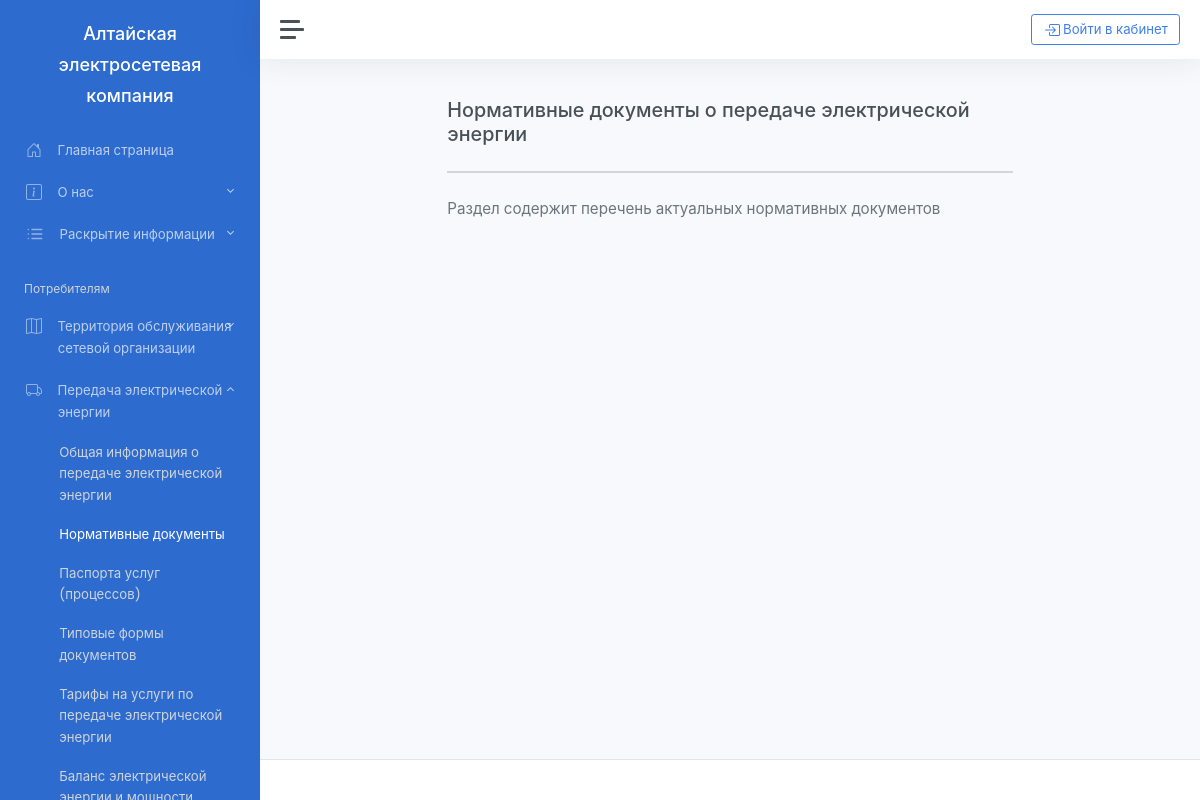
The page /potrebitelyam/peredacha_elektricheskoj_energii/normativnye_dokumenty on the database its author committed.
### main/models.py (models this page shows, shortened)
class Content(models.Model):
    name = models.CharField("Название", max_length=250)
    description = RichTextField("Содержание", blank=True)
    class Meta:
        verbose_name = "Статья"
        verbose_name_plural = "Статьи"

### main/views.py (the view)
class potr_peredacha_ee_normativnye_dokumenty(View):
    @staticmethod
    def get(request):
        content = Content.objects.get(name="Нормативные документы о передаче электрической энергии")
        return render(request, "main/simple_page.html", {"content": content})

### main/templates/main/simple_page.html
{% extends 'main/base.html' %}

### main/templates/base.html (shortened to what this page needs)
{% load static %}
<!doctype html>
<html lang="ru">
<head>
    <link href="https://cdn.jsdelivr.net/npm/bootstrap@5.0.0-beta1/dist/css/bootstrap.min.css" rel="stylesheet"
>
    <link class="js-stylesheet" href="{% static 'main/light.css' %}" rel="stylesheet">
</head>
<body data-theme="colored" data-layout="fluid" data-sidebar-position="left" data-sidebar-behavior="sticky">
<div class="wrapper">
    {% include 'main/include/sidebar.html' %}
    <div class="main">
        {% include 'main/include/header.html' %}
        <main class="content">
            <div class="container-fluid p-0">
                <div class="row">
                    <div class="mx-auto col-lg-10 col-xl-8">
                        <h1 class="h3">{{ content.name }}</h1>
                        <hr class="my-4">
                        <div id="introduction" class="mb-5">
                            <div class="ckcontent">
                                <p class="text-lg ckcontent" >
                                {% autoescape off %}
                                    {{ content.description }}
                                {% endautoescape %}
                                </p>
                            </div>
                        </div>
                    </div>
                </div>
            </div>
        </main>
        {% include 'main/include/footer.html' %}
    </div>
</div>
</body>
</html>

### rows shown on the page
Content: name "Нормативные документы о передаче электрической энергии", description "Раздел содержит перечень актуальных нормативных документов"
